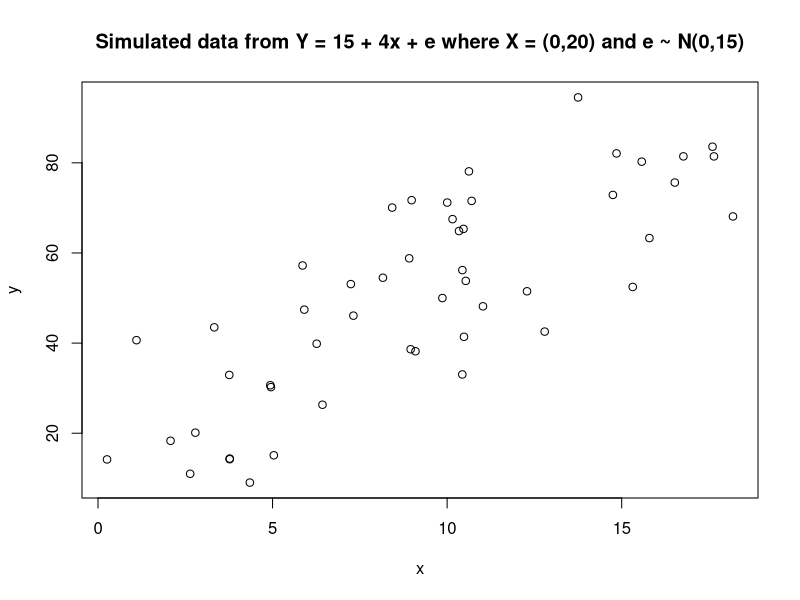
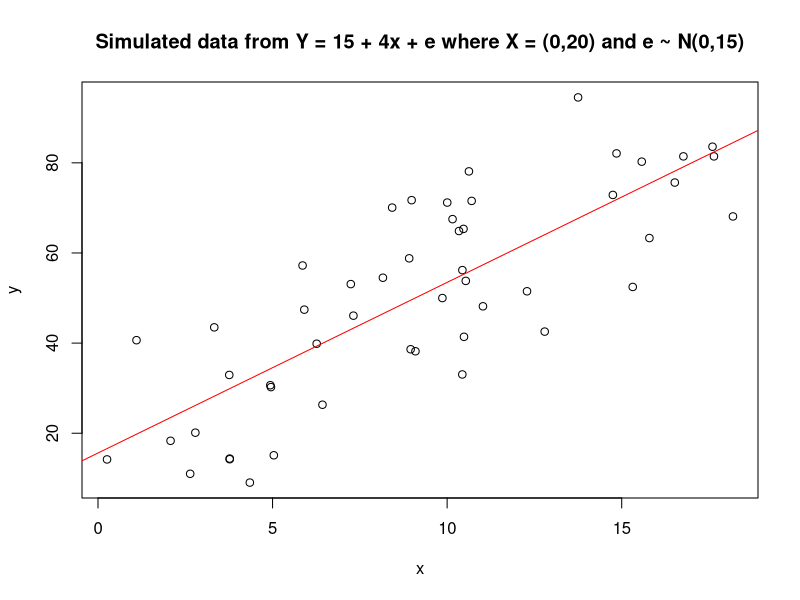

Write the R code that produced these figures, in order. (Note: this script raises an error after producing the figures.)
## ---- chunk 1
knitr::opts_chunk$set(echo = TRUE)
## ---- chunk 2
set.seed(39058)
x <- runif(50, 0, 20) # 50 is the # of random variables with a mean of 0 and sd of 20
error <- rnorm(50, 0, 15)
y <- 15 + 4*x + error
plot(x,y, main = "Simulated data from Y = 15 + 4x + e where X = (0,20) and e ~ N(0,15)")
## ---- chunk 3
simdata <- data.frame(x,y,error)
simdata

plot(x,y, main = "Simulated data from Y = 15 + 4x + e where X = (0,20) and e ~ N(0,15)")
abline(lm(y~x), col = "red")   #y~x Y is a function of X
## ---- chunk 4
straight.line.model <- lm(y~x)
summary(straight.line.model)
## ---- chunk 5
anova(straight.line.model)
## ---- chunk 6
str(err)
str(prd)
## ---- chunk 7

library(ggplot2)
fit <- lm(y ~ x + I(x^2) + I(x^3) + I(x^4), data = simdata) #it comes from the fit I, get prediction values. 
prd <- data.frame(x = seq(from = 0, to = 20, length.out = 100))
err <- predict(fit, newdata = prd, se.fit = TRUE)

prd$lci <- err$fit - 1.96 * err$se.fit
prd$fit <- err$fit
prd$uci <- err$fit + 1.96 * err$se.fit

ggplot(prd, aes(x = x, y = fit)) +
  theme_bw() +
  geom_line() +
  geom_smooth(aes(ymin = lci, ymax = uci), stat = "identity") +
  geom_point(data = simdata, aes(x = x, y = y))
## ---- chunk 8
summary(fit)
## ---- chunk 9
#set.seed(39058)
xnew <- runif(50,0,20)
errornew <- rnorm(50, 0, 15)
ynew <- 15 + 4*x + error

new.x <- data.frame(x=xnew)
predict.list <- predict(straight.line.model, newdata = new.x)#, se.fit = TRUE) 
predict.list
## ---- chunk 10
predict.poly.list <- predict(fit, newdata = new.x) # fit is the 4 degreee polynomial model
predict.poly.list
## ---- chunk 11
slr.abs.errors <- abs(ynew - predict.list) # prediction error from straightline model, abs is the absolute value
mean(slr.abs.errors) #
## ---- chunk 12
poly.abs.errors <- abs(ynew - predict.poly.list)
mean(poly.abs.errors)
## ---- chunk 13
library(readxl)
library(tidyverse)
data <- read_excel("CFB2018completeISLR.xlsx")
## ---- chunk 14
str(data)
## ---- chunk 15
pairs(Zsagarin ~ Jr3star + Fravg + Sonbrrecruits, data)
## ---- chunk 16
ggplot(data, aes(y = Zsagarin, x = Jr3star)) +
  geom_point() +
  geom_smooth(method = "lm")
